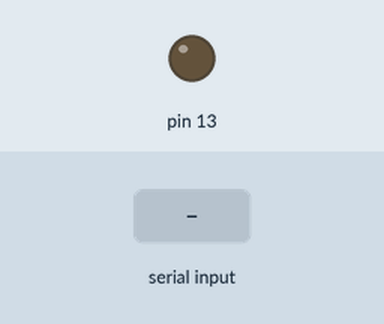
Bench run of a sketch on a simulated Arduino Uno, built with avr-gcc and run on an emulated ATmega328P. Shown: output pins drawn as LEDs (lit = HIGH). Inputs (shaded band) come from the test bench.

Above: at 1.2 s.
1.3 s: "1" received over Serial
At 2.2 s:
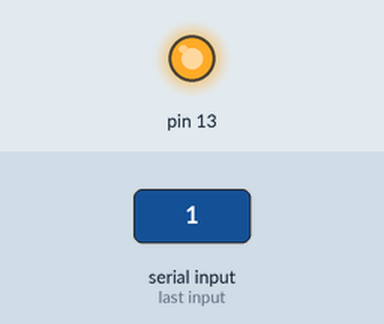
Timing chart, 0 to 4.3 s (numbered marks = the images above; inputs shaded):
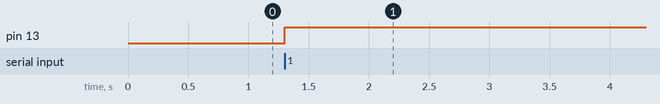

The sketch:

Rx.ino
```cpp
char c;
void setup() {
  Serial.begin(9600);
  pinMode(13,OUTPUT);


}

void loop()
{

  if(Serial.available()>0)
    {
        c=Serial.read();
         if(c=='1')
           {
            digitalWrite(13,HIGH);
           }
    }
}
```

Measured:
- after the input at 1.3 s, pin 13: LOW → HIGH at once
